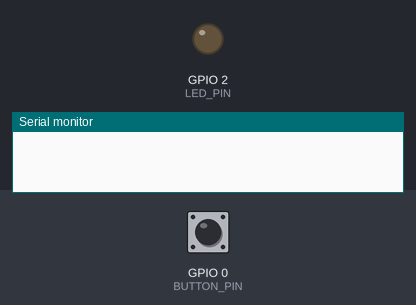
Bench run of a sketch on a simulated ESP32. Shown: output pins drawn as LEDs (lit = HIGH), the last lines printed to the serial monitor. Dashed ring = blinking. Inputs (shaded band) come from the test bench; at power-on: GPIO 0 (BUTTON_PIN) HIGH.

Above: at 0.1 s.
At 1.32 s:
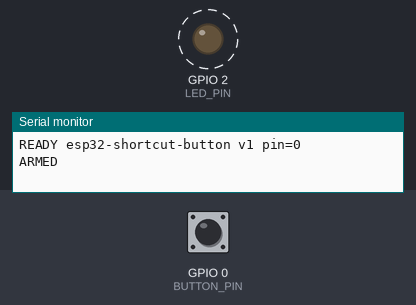
1.5 s: GPIO 0 (BUTTON_PIN) pulled LOW for 0.15 s
Timing chart, 0 to 4.5 s (numbered marks = the images above; inputs shaded):
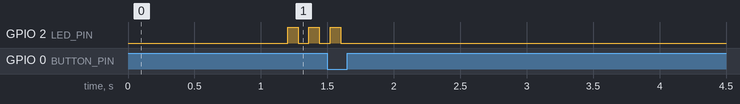

Measured:
- after the input at 1.5 s, GPIO 2 (LED_PIN): LOW → HIGH at once, → LOW 0.08 s later
- by itself, GPIO 2 (LED_PIN): alternates HIGH for 0.08 s and LOW for 0.08 s

The sketch:

esp32_shortcut_button.ino
```cpp
// Press the BOOT button already on the board and this sketch sends one
// line over the USB serial port. A listener on the Mac runs a Shortcut.
//
// BOOT is wired to a GPIO on the dev board, so no extra parts are needed.
// The EN / RST button restarts the board. BOOT (sometimes labeled 0) is
// the button that runs the shortcut.

#include <Arduino.h>
#include <stdio.h>

#if defined(CONFIG_IDF_TARGET_ESP32C3) || defined(CONFIG_IDF_TARGET_ESP32C6) || \
    defined(CONFIG_IDF_TARGET_ESP32H2)
// BOOT on Espressif C3, C6, and H2 dev boards.
static const int BUTTON_PIN = 9;
#else
// BOOT on ESP32 and ESP32-S3 dev boards. Change this if your silkscreen
// button is on a different GPIO.
static const int BUTTON_PIN = 0;
#endif

#if defined(CONFIG_IDF_TARGET_ESP32)
static const int LED_PIN = 2;
static const bool HAS_LED = true;
#else
static const int LED_PIN = -1;
static const bool HAS_LED = false;
#endif

static const unsigned long DEBOUNCE_MS = 40;
static const unsigned long COOLDOWN_MS = 500;
static const unsigned long ARM_DELAY_MS = 1200;
static const unsigned long PING_MS = 3000;

static bool lastReading = HIGH;
static bool stable = HIGH;
static bool armed = false;
static unsigned long lastChange = 0;
static unsigned long lastPress = 0;
static unsigned long lastPing = 0;

static void emit(const char *line) {
  Serial.println(line);
  Serial.flush();
#if defined(ARDUINO_USB_CDC_ON_BOOT) && ARDUINO_USB_CDC_ON_BOOT
  Serial0.println(line);
  Serial0.flush();
#endif
}

static void blinkTimes(int times) {
  if (!HAS_LED) {
    return;
  }
  for (int i = 0; i < times; i++) {
    digitalWrite(LED_PIN, HIGH);
    delay(80);
    digitalWrite(LED_PIN, LOW);
    delay(80);
  }
}

void setup() {
  if (HAS_LED) {
    digitalWrite(LED_PIN, LOW);
    pinMode(LED_PIN, OUTPUT);
  }
  pinMode(BUTTON_PIN, INPUT_PULLUP);

  Serial.begin(115200);
#if defined(ARDUINO_USB_CDC_ON_BOOT) && ARDUINO_USB_CDC_ON_BOOT
  Serial.setTxTimeoutMs(50);
  Serial0.begin(115200);
  unsigned long waitStart = millis();
  while (!Serial && millis() - waitStart < 2000) {
    delay(10);
  }
#else
  delay(200);
#endif

  char ready[56];
  snprintf(ready, sizeof(ready), "READY esp32-shortcut-button v1 pin=%d", BUTTON_PIN);
  emit(ready);
  lastPing = millis();
}

void loop() {
  unsigned long now = millis();

  if (!armed && now >= ARM_DELAY_MS) {
    armed = true;
    stable = digitalRead(BUTTON_PIN);
    lastReading = stable;
    lastChange = now;
    emit("ARMED");
    blinkTimes(2);
  }

  if (now - lastPing >= PING_MS) {
    lastPing = now;
    emit("PING");
  }

  if (!armed) {
    return;
  }

  bool reading = digitalRead(BUTTON_PIN);
  if (reading != lastReading) {
    lastChange = now;
    lastReading = reading;
  }

  if ((now - lastChange) >= DEBOUNCE_MS && reading != stable) {
    stable = reading;
    if (stable == LOW && (now - lastPress) >= COOLDOWN_MS) {
      lastPress = now;
      emit("BTN");
      blinkTimes(1);
    }
  }
}
```
